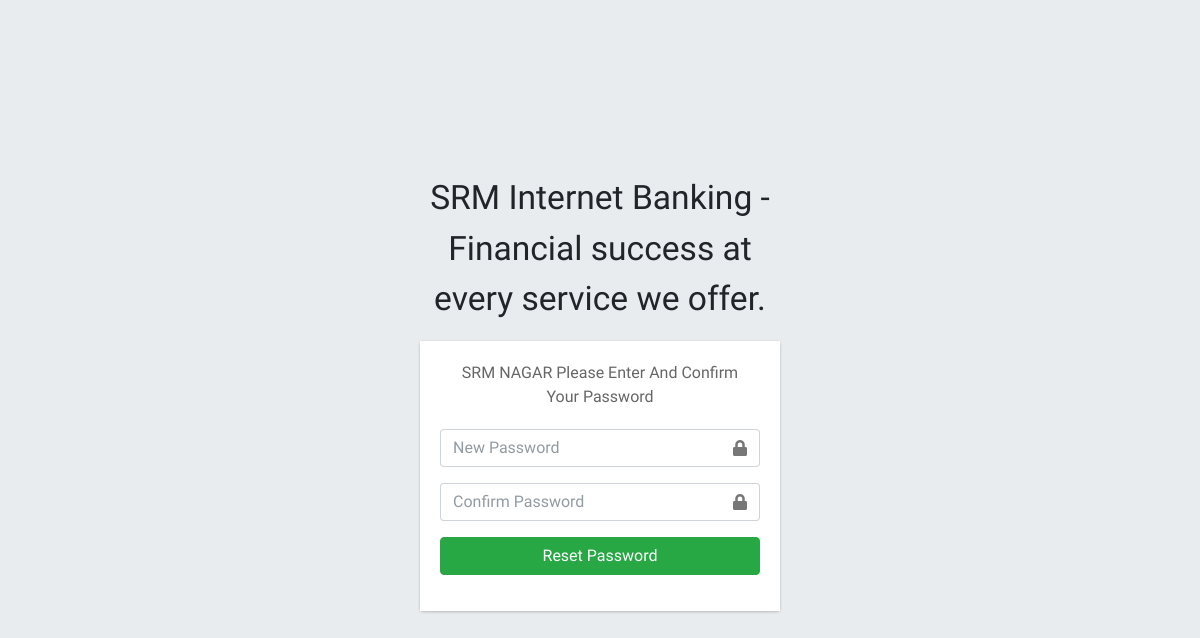
Page /client/pages_confirm_password.php (signed in) on the committed database.
### tables this page shows
CREATE TABLE `ib_systemsettings` (
  `id` int(20) NOT NULL,
  `sys_name` longtext NOT NULL,
  `sys_tagline` longtext NOT NULL,
  `sys_logo` varchar(200) NOT NULL
);

CREATE TABLE `ib_clients` (
  `client_id` int(11) NOT NULL,
  `name` varchar(200) NOT NULL,
  `national_id` varchar(200) NOT NULL,
  `phone` varchar(200) NOT NULL,
  `address` varchar(200) NOT NULL,
  `email` varchar(200) DEFAULT NULL,
  `password` varchar(200) NOT NULL,
  `profile_pic` varchar(200) NOT NULL,
  `client_number` varchar(200) NOT NULL
);

### client/pages_confirm_password.php (the view, shortened to what this page needs)
<?php
include('conf/config.php');
$ret = "SELECT * FROM `iB_SystemSettings` ";
$stmt = $mysqli->prepare($ret);
$stmt->execute();
$res = $stmt->get_result();
while ($auth = $res->fetch_object()) {
?>
    <!DOCTYPE html>
    <html>
    <?php include("dist/_partials/head.php"); ?>
    <body class="hold-transition login-page">
        <div class="login-box">
            <div class="login-logo">
                <p><?php echo $auth->sys_name; ?> - <?php echo $auth->sys_tagline; ?></p>
            </div>
            <div class="card">
                <div class="card-body login-card-body">
                    <?php
                    $email  = $_SESSION['email'];
                    $ret = "SELECT * FROM  iB_clients  WHERE email = '$email'";
                    $stmt = $mysqli->prepare($ret);
                    $stmt->execute();
                    $res = $stmt->get_result();
                    while ($row = $res->fetch_object()) {
                    ?>
                        <p class="login-box-msg"><?php echo $row->name; ?> Please Enter And Confirm Your Password</p>
                    <?php
                    } ?>
                    <form method="POST">
                        <div class="input-group mb-3">
                            <input type="password" required name="new_password" class="form-control" placeholder="New Password">
                            <div class="input-group-append">
                                <div class="input-group-text">
                                    <span class="fas fa-lock"></span>
                                </div>
                            </div>
                        </div>
                        <div class="input-group mb-3">
                            <input type="password" required name="confirm_password" class="form-control" placeholder="Confirm Password">
                            <div class="input-group-append">
                                <div class="input-group-text">
                                    <span class="fas fa-lock"></span>
                                </div>
                            </div>
                        </div>
                        <div class="row">
                            <div class="col-12">
                                <button type="submit" name="confirm_reset_password" class="btn btn-success btn-block">Reset Password</button>
                            </div>
                        </div>
                    </form>
                </div>
            </div>
        </div>
    </body>
    </html>
<?php
} ?>

### rows in the picture
ib_systemsettings: sys_name "SRM Internet Banking", sys_tagline "Financial success at every service we offer."
ib_clients: name "SRM NAGAR"
